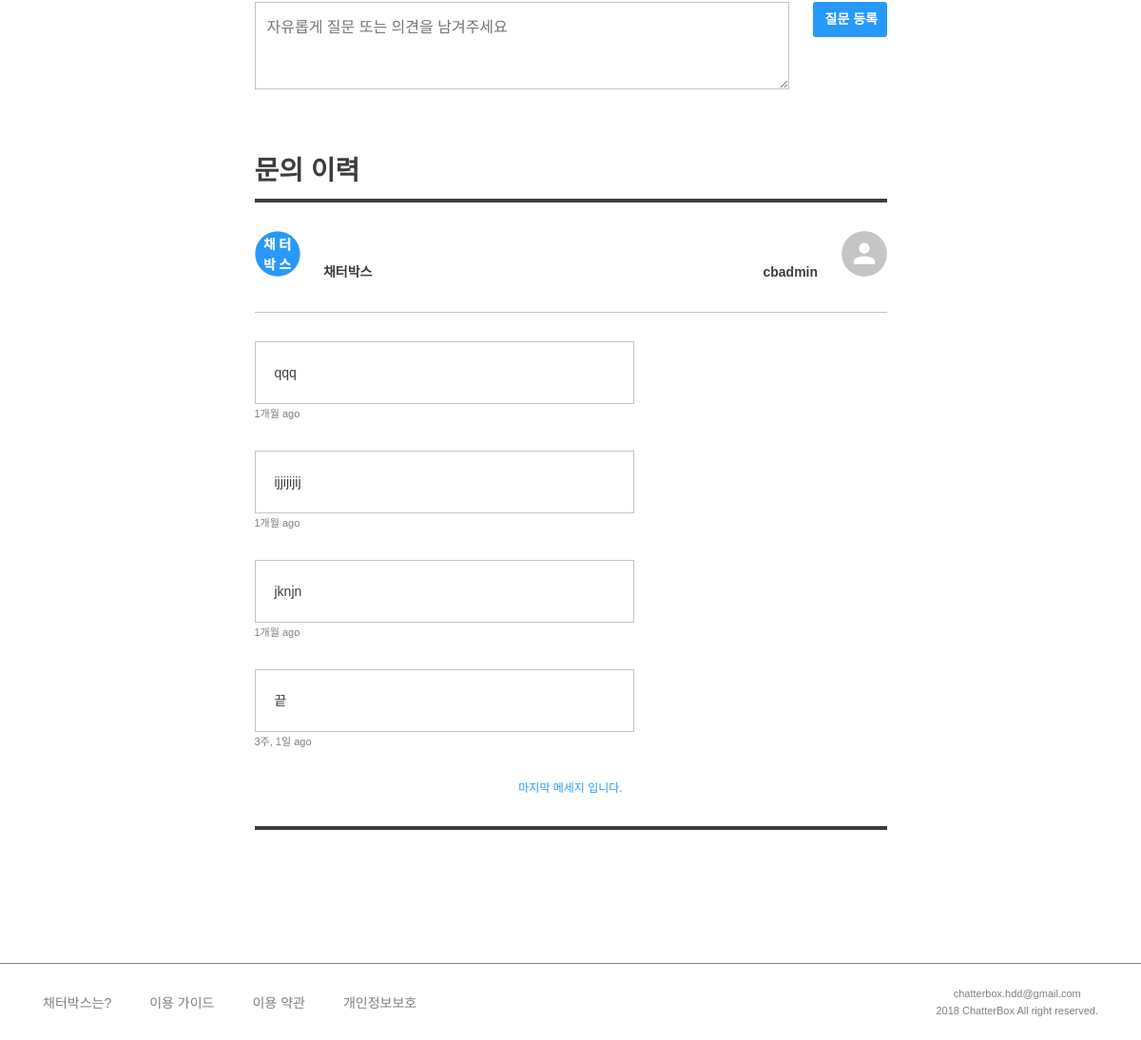
Page /member/contact/ (signed in, lower part) on the earlier database version.
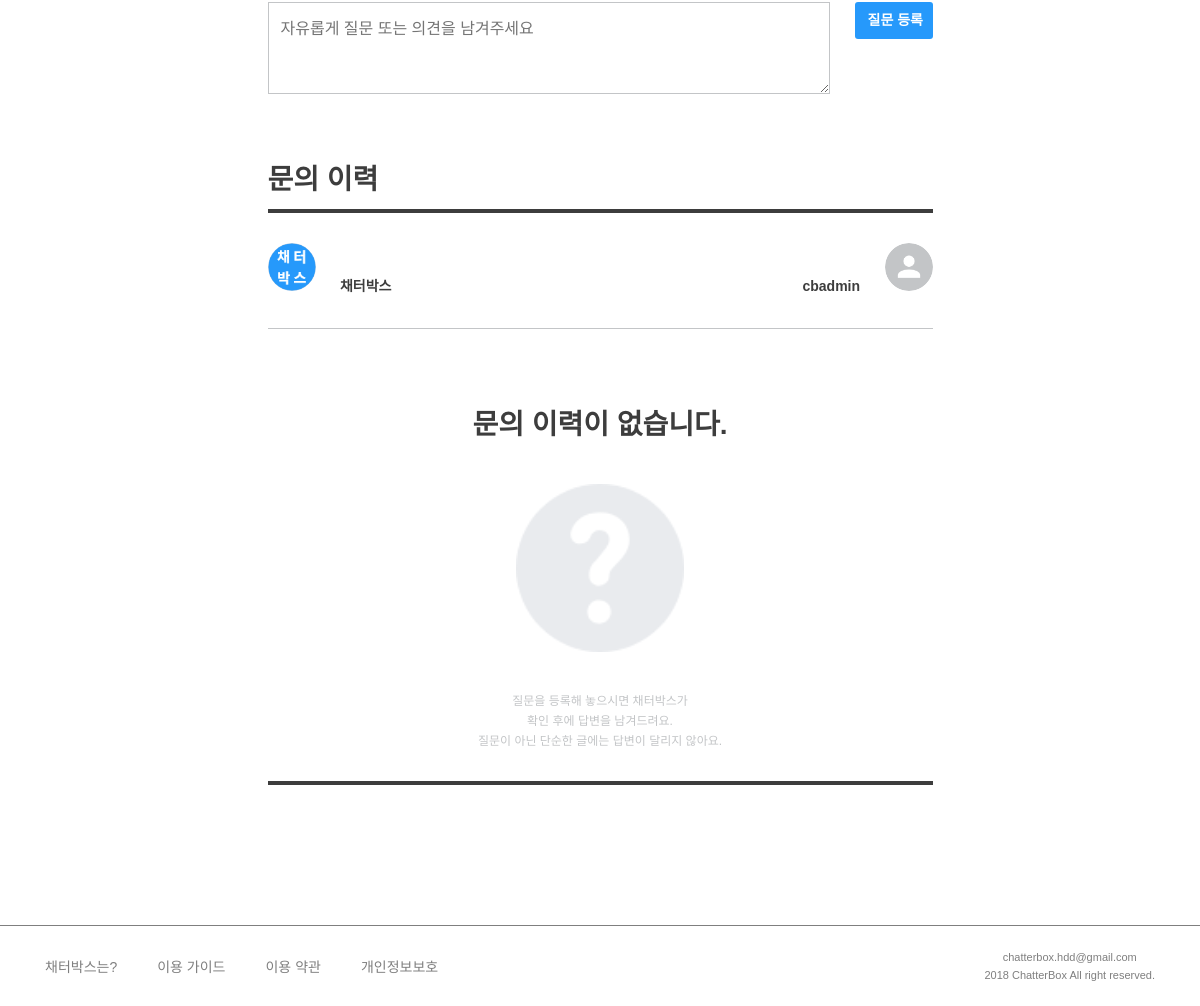
Same page on the later database version.
### member/models.py (models this page shows, shortened)
class ContactChat(models.Model):
    owner = models.ForeignKey(settings.AUTH_USER_MODEL, related_name='owner')
    author = models.ForeignKey(settings.AUTH_USER_MODEL, related_name='author')
    created_at = models.DateTimeField(auto_now_add=True, null=True)
    content = models.TextField()
    @property
    def natural_time(self):
        return naturaltime(self.created_at)

### member/views.py (the view)
@login_required
def contact(request):
    user = request.user
    chats = ContactChat.objects.filter(owner=user)
    chat_form = ContactChatForm()
    context = {
        'user': user,
        'chats': chats,
        'chat_form': chat_form,
    }
    return render(request, 'member/contact.html', context)

### member/forms.py
class ContactChatForm(forms.ModelForm):
    class Meta:
        model = ContactChat
        fields = (
            'content',
        )
        widgets = {
            'content': forms.Textarea(
                attrs={
                    'class': 'content',
                    'placeholder': '자유롭게 질문 또는 의견을 남겨주세요',
                }
            )
        }

### templates/member/contact.html (shortened to what this page needs)
{% extends 'base.html' %}
{% load static %}
{% block customCSS %}
<link rel="stylesheet" href="{% static 'css/member/my_page.css' %}">
<link rel="stylesheet" href="{% static 'css/member/contact.css' %}">
{% endblock %}
{% block content %}
<div class="row justify-content-center">
    <div class="col-md-7 p-0 mypage">
        <div class="mypage-body">
            <div class="tab-pane" id="pills-contact">
                <form id="add-chat-form" action="{% url 'member:create_chat' %}" method="POST">
                    {{ chat_form.content }}
                    <input type="button" class="add-chat btn btn-fill" value="질문 등록">
                </form>
                <div class="chat-list">
                    <h3>문의 이력</h3>
                    <div class="list-header">
                        <div class="admin-header">
                            <img class="category-icon" src="{% static '/img/categories/all.png' %}" />
                            <h6>채터박스</h6>
                        </div>
                        <div class="user-header">
                            <h6>{{ user.username }}</h6>
                            <img class="profile_image" src="/media/{{ user.profile_image }}" />
                        </div>
                    </div>
                    <div class="list-body">
                        <div class="load-chat">
                            {% if chats %}
                            {% for chat in chats.all %}
                            {% if chat.author.is_staff %}
                            <div class="chat admin">
                                <h6>{{ chat.content }}</h6>
                                <span>{{ chat.natural_time }}</span>
                            </div>
                            {% else %}
                            <div class="chat">
                                <h6>{{ chat.content }}</h6>
                                <span>{{ chat.natural_time }}</span>
                            </div>
                            {% endif %}
                            {% endfor %}
                            <p>마지막 메세지 입니다.</p>
                            {% else %}
                            <div class="empty">
                                <h3>문의 이력이 없습니다.</h3>
                                <img src="{% static '/img/help-empty.png' %}" alt="">
                                <p>질문을 등록해 놓으시면 채터박스가<br />확인 후에 답변을 남겨드려요.<br />질문이 아닌 단순한 글에는 답변이 달리지 않아요.</p>
                            </div>
                            {% endif%}
                        </div>
                    </div>
                </div>
            </div>
        </div>
    </div>
</div>
{% endblock %}

Differences in the rows shown:
removed ContactChat: content "qqq", natural_time "1개월 ago"
removed ContactChat: content "ijjijijij", natural_time "1개월 ago"
removed ContactChat: content "jknjn", natural_time "1개월 ago"
removed ContactChat: content "끝", natural_time "3주, 1일 ago"
Other differences:
text no longer shown: "마지막 메세지 입니다."
text now shown: "문의 이력이 없습니다. 질문을 등록해 놓으시면 채터박스가 확인 후에 답변을 남겨드려요. 질문이 아닌 단순한 글에는 답변이 달리지 않아요."
